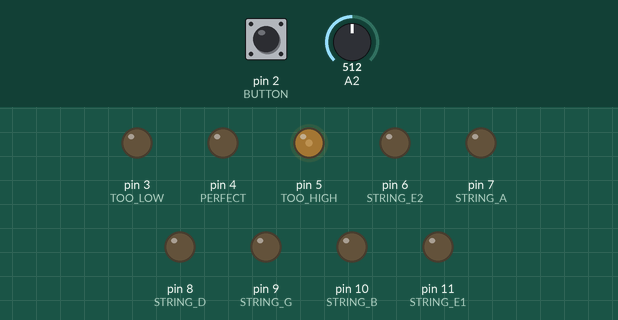
Bench run of a sketch on a simulated Arduino Uno, built with avr-gcc and run on an emulated ATmega328P. On the bench: output pins drawn as LEDs (lit = HIGH). Dashed ring = blinking. The test bench sets the inputs (shaded band); at power-on: pin 2 (BUTTON) HIGH, A2 = 512.

Above: at 1.2 s.
1.3 s: pin 2 (BUTTON) pulled LOW for 3.2 s
At 2.6 s:
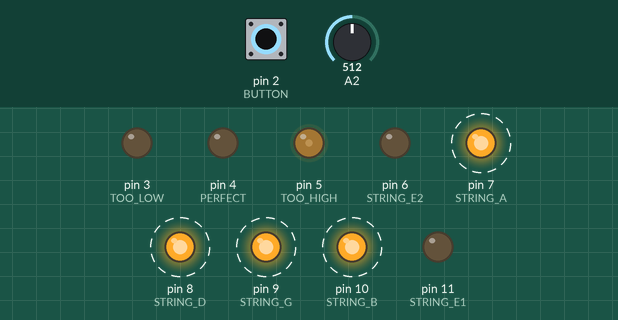
6.0 s: A2 set to 554
7.5 s: A2 set to 580
At 9.3 s:
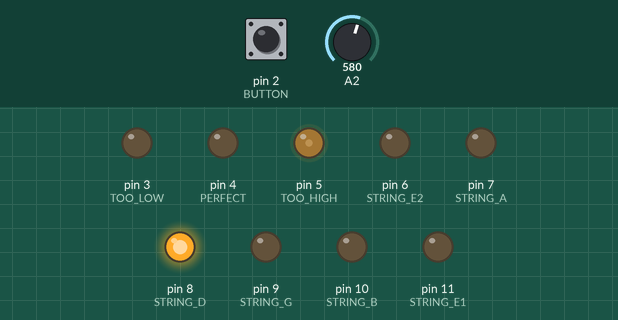
9.6 s: pin 2 (BUTTON) pulled LOW for 1 s
At 10.6 s:
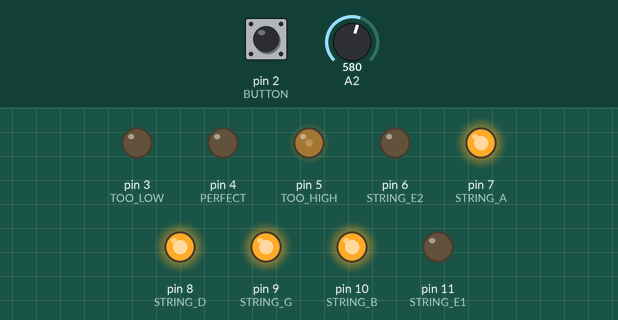
Timing chart, 0 to 12.6 s (numbered marks = the images above; inputs shaded):
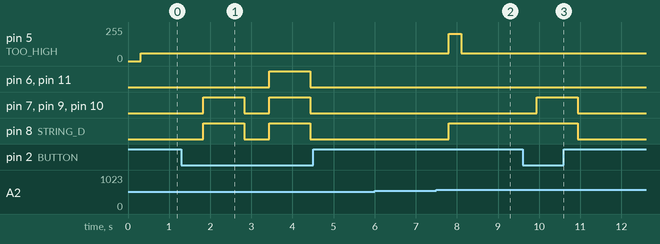

The sketch:

guitar_tuner.ino
```cpp
#include "arduinoFFT.h"

/*
 * Open Source Project by Nikodem Bartnik
 * https://nikodembartnik.pl/
 * https://github.com/nikodembartnik
 * https://www.youtube.com/user/nikodembartnik
 * Feel free to make it even better
 * And don't forget to share with others :)
 */


#define SAMPLES 128         //Must be a power of 2
#define SAMPLING_FREQUENCY 1000 //Hz, must be less than 10000 due to ADC

#define STRING_E1 11
#define STRING_B 10
#define STRING_G 9
#define STRING_D 8
#define STRING_A 7
#define STRING_E2 6

#define TOO_LOW 3
#define PERFECT 4
#define TOO_HIGH 5

#define BUTTON 2

arduinoFFT FFT = arduinoFFT();

unsigned int sampling_period_us;
unsigned long microseconds;

bool ukuleleMode = false;

double vReal[SAMPLES];
double vImag[SAMPLES];

void setup() {

    sampling_period_us = round(1000000*(1.0/SAMPLING_FREQUENCY));
    pinMode(BUTTON, INPUT);

    pinMode(STRING_E1, OUTPUT);
    pinMode(STRING_B, OUTPUT);
    pinMode(STRING_G, OUTPUT);
    pinMode(STRING_D, OUTPUT);
    pinMode(STRING_A, OUTPUT);
    pinMode(STRING_E2, OUTPUT);

    pinMode(TOO_LOW, OUTPUT);
    pinMode(PERFECT, OUTPUT);
    pinMode(TOO_HIGH, OUTPUT);

}

void loop() {
    DisplayNoteAndBar(FindDominantFrequency());
    if(digitalRead(BUTTON) == LOW){
      delay(300);
      if(digitalRead(BUTTON) == LOW){
        ukuleleMode = !ukuleleMode;
        if(ukuleleMode){
        digitalWrite(STRING_B, HIGH);
        digitalWrite(STRING_G, HIGH);
        digitalWrite(STRING_D, HIGH);
        digitalWrite(STRING_A, HIGH);
          delay(1000);
        digitalWrite(STRING_B, LOW);
        digitalWrite(STRING_G, LOW);
        digitalWrite(STRING_D, LOW);
        digitalWrite(STRING_A, LOW);

      }else{
        digitalWrite(STRING_E1, HIGH);
        digitalWrite(STRING_B, HIGH);
        digitalWrite(STRING_G, HIGH);
        digitalWrite(STRING_D, HIGH);
        digitalWrite(STRING_A, HIGH);
        digitalWrite(STRING_E2, HIGH);
          delay(1000);
          digitalWrite(STRING_E1, LOW);
        digitalWrite(STRING_B, LOW);
        digitalWrite(STRING_G, LOW);
        digitalWrite(STRING_D, LOW);
        digitalWrite(STRING_A, LOW);
        digitalWrite(STRING_E2, LOW);

      }
    }
}
}

double FindDominantFrequency(){
    for(int i=0; i<SAMPLES; i++)
    {
        microseconds = micros();    //Overflows after around 70 minutes!
        vReal[i] = analogRead(2);
        vImag[i] = 0;
        while(micros() < (microseconds + sampling_period_us));
    }

    /*FFT*/
    FFT.Windowing(vReal, SAMPLES, FFT_WIN_TYP_HAMMING, FFT_FORWARD);
    FFT.Compute(vReal, vImag, SAMPLES, FFT_FORWARD);
    FFT.ComplexToMagnitude(vReal, vImag, SAMPLES);
    double peak = FFT.MajorPeak(vReal, SAMPLES, SAMPLING_FREQUENCY);

 //   Serial.println(peak);     //Print out what frequency is the most dominant.

  peak = peak * 0.990;
  return peak;
}


void DisplayNoteAndBar(double frequency){

int ArrayWithNoteAndBarWidth[2];
DetectClosestNote(frequency, ArrayWithNoteAndBarWidth);

char note = NoteNumberToString(ArrayWithNoteAndBarWidth[0]);
Serial.println(frequency);

    if(ArrayWithNoteAndBarWidth[1] < 64){
      analogWrite(TOO_LOW, map(ArrayWithNoteAndBarWidth[1], 0, 64, 255, 0));
      digitalWrite(PERFECT, LOW);
      digitalWrite(TOO_HIGH, LOW);
    }else if(ArrayWithNoteAndBarWidth[1] > 64){
      analogWrite(TOO_HIGH, map(ArrayWithNoteAndBarWidth[1], 64, 128, 0, 255));
      digitalWrite(PERFECT, LOW);
      digitalWrite(TOO_LOW, LOW);
    }else{
      digitalWrite(PERFECT, HIGH);
      digitalWrite(TOO_LOW, LOW);
      digitalWrite(TOO_HIGH, LOW);
    }

}


int* DetectClosestNote(double frequency, int *arr){
  if(ukuleleMode == false){
  if(InRange(frequency, 62, 102)){
    arr[0] = 6;
    arr[1] = map(frequency, 62, 102, 1, 128);
  }else if(InRange(frequency, 100, 120)){
    arr[0] = 5;
    arr[1] = map(frequency, 100, 120, 1, 128);
  }else if(InRange(frequency, 120, 165)){
    arr[0] = 4;
    arr[1] =  map(frequency, 127, 167, 1, 128);
  }else if(InRange(frequency, 165, 210)){
    arr[0] = 3;
    arr[1] = map(frequency, 176, 216, 1, 128);
  }else if(InRange(frequency, 210, 290)){
    arr[0] = 2;
    arr[1] = map(frequency, 217, 277, 1, 128);
  }else if(InRange(frequency, 290, 380)){
    arr[0] = 1;
    arr[1] = map(frequency, 290, 370, 1, 128);
  }
  }else{
    //notes for ukulele
   if(InRange(frequency, 420, 460)){
    arr[0] = 5;
    arr[1] = map(frequency, 420, 460, 1, 128);
  }else if(InRange(frequency, 310, 350)){
    arr[0] = 4;
    arr[1] = map(frequency, 310, 350, 1, 128);
  }else if(InRange(frequency, 232, 292)){
    arr[0] = 3;
    arr[1] =  map(frequency, 232, 292, 1, 128);
  }else if(InRange(frequency, 372, 412)){
    arr[0] = 2;
    arr[1] = map(frequency, 372, 412, 1, 128);
  }
  }
}

  bool InRange(double frequency, int low_limit, int high_limit){
    if(frequency < high_limit && frequency > low_limit){
      return true;
    }else{
      return false;
    }
  }


  char NoteNumberToString(int note_number){

    switch(note_number){
  case 1:
    digitalWrite(STRING_E1, HIGH);
    digitalWrite(STRING_B, LOW);
    digitalWrite(STRING_G, LOW);
    digitalWrite(STRING_D, LOW);
    digitalWrite(STRING_A, LOW);
    digitalWrite(STRING_E2, LOW);

    return 'E';
  break;
  case 2:
    digitalWrite(STRING_E1, LOW);
    digitalWrite(STRING_B, HIGH);
    digitalWrite(STRING_G, LOW);
    digitalWrite(STRING_D, LOW);
    digitalWrite(STRING_A, LOW);
    digitalWrite(STRING_E2, LOW);
    return 'B';
  break;
  case 3:
    digitalWrite(STRING_E1, LOW);
    digitalWrite(STRING_B, LOW);
    digitalWrite(STRING_G, HIGH);
    digitalWrite(STRING_D, LOW);
    digitalWrite(STRING_A, LOW);
    digitalWrite(STRING_E2, LOW);
    return 'G';
  break;
  case 4:
    digitalWrite(STRING_E1, LOW);
    digitalWrite(STRING_B, LOW);
    digitalWrite(STRING_G, LOW);
    digitalWrite(STRING_D, HIGH);
    digitalWrite(STRING_A, LOW);
    digitalWrite(STRING_E2, LOW);
    return 'D';
  break;
  case 5:
    digitalWrite(STRING_E1, LOW);
    digitalWrite(STRING_B, LOW);
    digitalWrite(STRING_G, LOW);
    digitalWrite(STRING_D, LOW);
    digitalWrite(STRING_A, HIGH);
    digitalWrite(STRING_E2, LOW);
    return 'A';
  break;
  case 6:
    digitalWrite(STRING_E1, LOW);
    digitalWrite(STRING_B, LOW);
    digitalWrite(STRING_G, LOW);
    digitalWrite(STRING_D, LOW);
    digitalWrite(STRING_A, LOW);
    digitalWrite(STRING_E2, HIGH);
    return 'e';
  break;
}
}
```

Measured:
- the behaviour switches between 565 and 566 on A2 (found by bisection; images 1 and 2)
- after the input at 1.3 s, pin 6 (STRING_E2), pin 11 (STRING_E1): LOW → HIGH after 2.1 s, → LOW 1.0 s later; pin 7 (STRING_A), pin 8 (STRING_D), pin 9 (STRING_G), pin 10 (STRING_B): alternates HIGH for 1.0 s and LOW for 0.61 s, starting after 0.53 s
- after the input at 6.0 s, every drawn part: stays the same
- after the input at 7.5 s, pin 5 (TOO_HIGH): 60/255 → 203/255 after 0.31 s, → 60/255 0.31 s later; pin 8 (STRING_D): LOW → HIGH after 0.30 s
- after the input at 9.6 s, pin 7 (STRING_A), pin 9 (STRING_G), pin 10 (STRING_B): LOW → HIGH after 0.34 s, → LOW 1.0 s later; pin 8 (STRING_D): HIGH → LOW after 1.3 s
